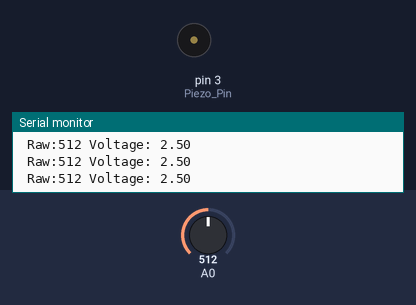
Bench run of a sketch on a simulated Arduino Uno, built with avr-gcc and run on an emulated ATmega328P. On the bench: buzzer (waves = sounding), the last lines printed to the serial monitor. The inputs (shaded band) are chosen by the test bench; at power-on: A0 = 512.

Above: at 1.2 s.
1.3 s: A0 set to 907
4.3 s: A0 set to 929
At 5.1 s:
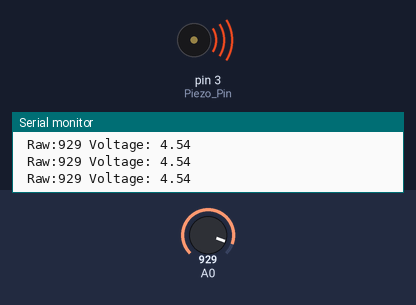
5.8 s: A0 set to 0
At 7.0 s:
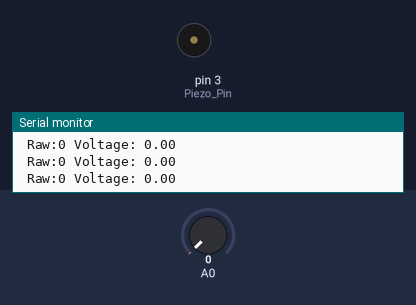
8.8 s: A0 set to 8
10.3 s: A0 set to 11
Timing chart, 0 to 12.8 s (numbered marks = the images above; inputs shaded):
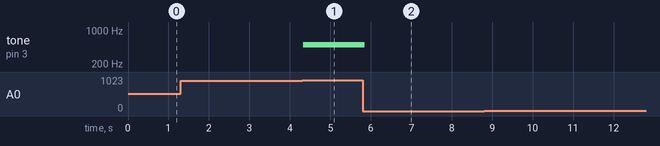

Measured:
- the behaviour switches between 920 and 921 on A0 (found by bisection; images 0 and 1)
- after the input at 4.3 s, tone on pin 3 (Piezo_Pin): silent → 500 Hz at once
- after the input at 5.8 s, tone on pin 3 (Piezo_Pin): 500 Hz → silent after 0.05 s

The sketch:

LightDetectionAlarm.ino
```cpp
const int Piezo_Pin = 3;

void setup() {
  Serial.begin(9600);
}

void loop() {
  int LDR_Reading = analogRead(A0);

  float voltage = LDR_Reading * (5.0 / 1023.0);
  Serial.print(" Raw:" );
  Serial.print( LDR_Reading );
  Serial.print(" Voltage: ");
  Serial.println( voltage);
  if ( voltage>4.5)
  {
    tone(Piezo_Pin, 500);
  }
  else
  {
    noTone(Piezo_Pin);
  }
}
```
